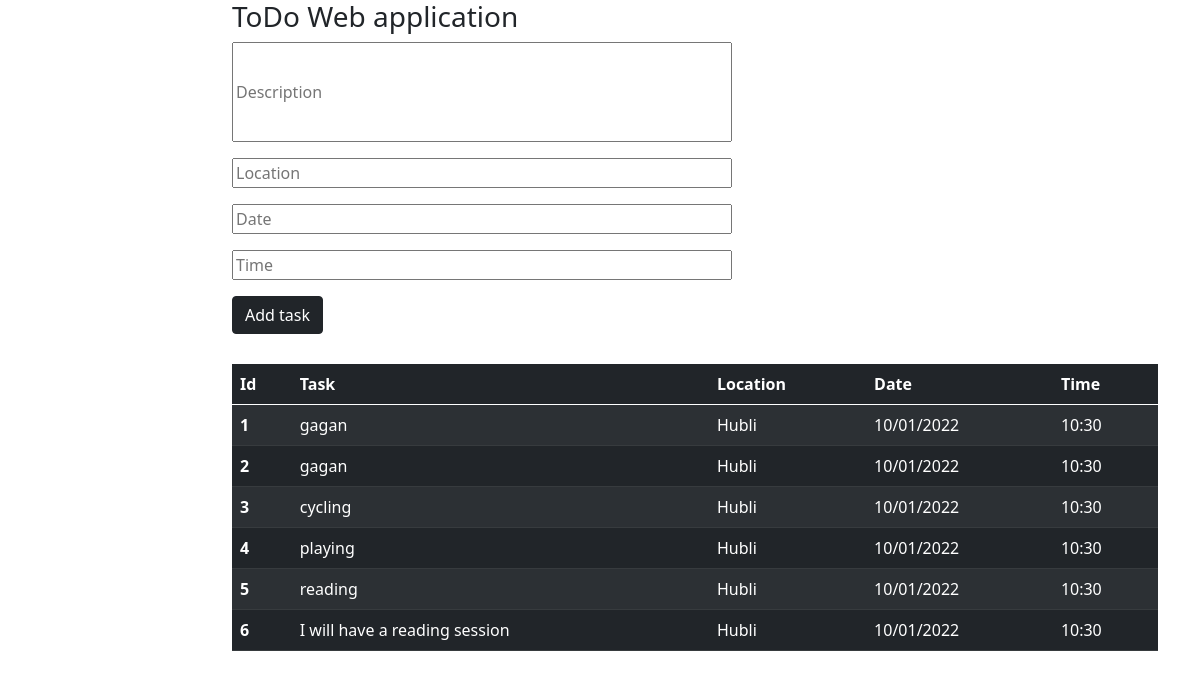
The page / on the database its author committed.
### tasks/models.py (models this page shows)
class mytask(models.Model):
    task = models.TextField()
    location = models.CharField(max_length=20)
    date = models.CharField(max_length=20)
    time = models.CharField(max_length=20)

### tasks/views.py (the view)
# urls.py: 2. Add a URL to urlpatterns:  path('', views.home, name='home')
def home(request):
    tasks = mytask.objects.all()
    return render(request,'main.html',{'tasks':tasks})

### templates/main.html (shortened to what this page needs)
{% extends 'base.html' %}
{% block content %}
<h3>ToDo Web application</h3>
<form action="addtask" method="POST">
    <p><input type="text" name="task" placeholder="Description" style="width: 500px; height:100px"></p>
    <p><input type="text" name="location" placeholder="Location" style="width: 500px;"></p>
    <p><input type="text" name="date" placeholder="Date" id="" style="width: 500px;"></p>
    <p><input type="text" name="time" placeholder="Time" id="" style="width: 500px;"></p>
    <button type="submit" class="btn btn-dark">Add task</button>
</form>
<table class="table table-dark table-striped" style="margin-top: 30px;">
    <thead>
      <tr>
        <th scope="col">Id</th>
        <th scope="col">Task</th>
        <th scope="col">Location</th>
        <th scope="col">Date</th>
        <th scope="col">Time</th>
      </tr>
    </thead>
    <tbody>
        {% for task in tasks %}
      <tr>
        <th scope="row">{{task.id}}</th>
        <td>{{task.task}}</td>
        <td>{{task.location}}</td>
        <td>{{task.date}}</td>
        <td>{{task.time}}</td>
      </tr>
      {% endfor %}
    </tbody>
</table>
    {% endblock %}

### templates/base.html (shortened to what this page needs)
<!DOCTYPE html>
<html lang="en">
<head>
    <link href="https://cdn.jsdelivr.net/npm/bootstrap@5.0.1/dist/css/bootstrap.min.css" rel="stylesheet"
>
</head>
<body>
    <div class="container">
    <div class="row">
        <div class="col-2"></div>
        <div class="col-10">
            {% block content %}
            {% endblock %}
        </div>
    </div>
</div>
</body>
</html>

### rows shown on the page
mytask: id "1", task "gagan", location "Hubli", date "10/01/2022", time "10:30"
mytask: id "2", task "gagan", location "Hubli", date "10/01/2022", time "10:30"
mytask: id "3", task "cycling", location "Hubli", date "10/01/2022", time "10:30"
mytask: id "4", task "playing", location "Hubli", date "10/01/2022", time "10:30"
mytask: id "5", task "reading", location "Hubli", date "10/01/2022", time "10:30"
mytask: id "6", task "I will have a reading session", location "Hubli", date "10/01/2022", time "10:30"
